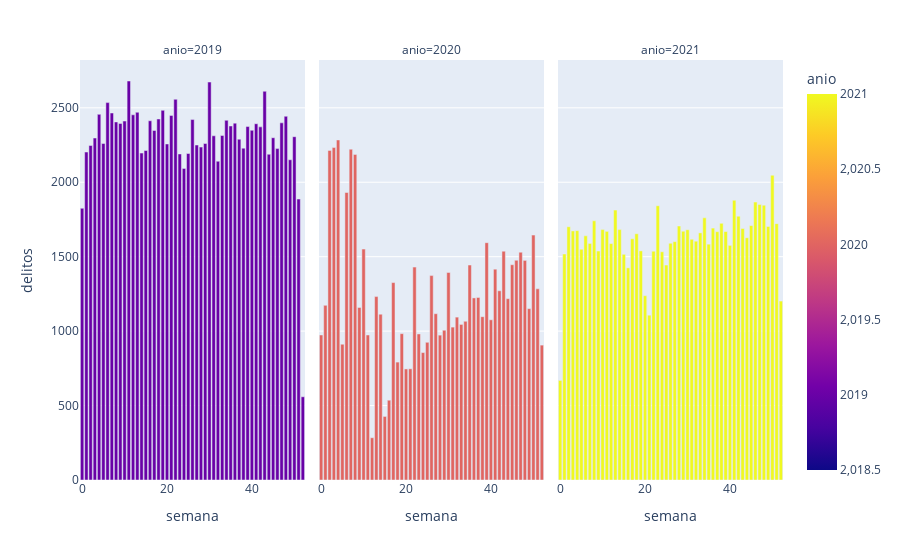

Write notebook code for a chart like this one.
### Code cell
px.bar(data_frame=df.loc[df.anio.isin([2019,2020,2021])].groupby(["anio","semana"], 
                                   as_index=False)["delitos"].count().sort_values("delitos", 
                                                                                      ascending=False),
       x='semana',
       y='delitos', 
       color= "anio",
       color_discrete_sequence=["red", "green", "blue", "goldenrod", "magenta"],
       facet_col='anio')

### Figure 1 — Plotly figure (JSON) as saved in the notebook; plotly's stock layout.template omitted (floating-point values rounded to 4 significant figures)
{"data": [{"alignmentgroup": "True", "hovertemplate": "anio=%{marker.color}<br>semana=%{x}<br>delitos=%{y}<extra></extra>", "legendgroup": "", "marker": {"color": [2019, 2019, 2019, 2019, 2019, 2019, 2019, 2019, 2019, 2019, 2019, 2019, 2019, 2019, 2019, 2019, 2019, 2019, 2019, 2019, 2019, 2019, 2019, 2019, 2019, 2019, 2019, 2019, 2019, 2019, 2019, 2019, 2019, 2019, 2019, 2019, 2019, 2019, 2019, 2019, 2019, 2019, 2019, 2019, 2019, 2019, 2019, 2019, 2019, 2019, 2019, 2019, 2019], "coloraxis": "coloraxis", "pattern": {"shape": ""}}, "name": "", "offsetgroup": "", "orientation": "v", "showlegend": false, "textposition": "auto", "type": "bar", "x": [11, 30, 43, 22, 6, 19, 13, 7, 4, 12, 21, 48, 18, 26, 34, 16, 10, 8, 47, 36, 9, 41, 35, 39, 42, 40, 17, 33, 31, 50, 45, 3, 37, 29, 5, 20, 27, 2, 28, 38, 46, 15, 1, 14, 25, 23, 44, 49, 32, 24, 51, 0, 52], "xaxis": "x", "y": [2680, 2673, 2611, 2557, 2535, 2483, 2470, 2465, 2456, 2453, 2449, 2443, 2425, 2421, 2416, 2413, 2411, 2405, 2399, 2397, 2395, 2393, 2378, 2374, 2372, 2349, 2348, 2314, 2312, 2306, 2299, 2297, 2289, 2260, 2260, 2257, 2250, 2247, 2236, 2229, 2226, 2213, 2203, 2196, 2193, 2190, 2188, 2151, 2141, 2093, 1887, 1825, 559], "yaxis": "y"}, {"alignmentgroup": "True", "hovertemplate": "anio=%{marker.color}<br>semana=%{x}<br>delitos=%{y}<extra></extra>", "legendgroup": "", "marker": {"color": [2020, 2020, 2020, 2020, 2020, 2020, 2020, 2020, 2020, 2020, 2020, 2020, 2020, 2020, 2020, 2020, 2020, 2020, 2020, 2020, 2020, 2020, 2020, 2020, 2020, 2020, 2020, 2020, 2020, 2020, 2020, 2020, 2020, 2020, 2020, 2020, 2020, 2020, 2020, 2020, 2020, 2020, 2020, 2020, 2020, 2020, 2020, 2020, 2020, 2020, 2020, 2020, 2020], "coloraxis": "coloraxis", "pattern": {"shape": ""}}, "name": "", "offsetgroup": "", "orientation": "v", "showlegend": false, "textposition": "auto", "type": "bar", "x": [4, 3, 7, 2, 8, 6, 50, 39, 10, 43, 47, 46, 48, 45, 35, 22, 41, 30, 26, 17, 51, 42, 13, 37, 36, 44, 1, 9, 49, 27, 14, 38, 32, 40, 34, 33, 31, 29, 19, 23, 0, 11, 28, 25, 5, 52, 24, 18, 21, 20, 16, 15, 12], "xaxis": "x2", "y": [2284, 2233, 2222, 2214, 2187, 1931, 1645, 1594, 1551, 1537, 1530, 1476, 1475, 1446, 1444, 1430, 1416, 1394, 1373, 1326, 1284, 1271, 1232, 1226, 1223, 1218, 1173, 1159, 1151, 1117, 1114, 1097, 1094, 1076, 1066, 1045, 1027, 1006, 983, 981, 974, 974, 973, 925, 912, 906, 856, 792, 747, 746, 536, 427, 284], "yaxis": "y2"}, {"alignmentgroup": "True", "hovertemplate": "anio=%{marker.color}<br>semana=%{x}<br>delitos=%{y}<extra></extra>", "legendgroup": "", "marker": {"color": [2021, 2021, 2021, 2021, 2021, 2021, 2021, 2021, 2021, 2021, 2021, 2021, 2021, 2021, 2021, 2021, 2021, 2021, 2021, 2021, 2021, 2021, 2021, 2021, 2021, 2021, 2021, 2021, 2021, 2021, 2021, 2021, 2021, 2021, 2021, 2021, 2021, 2021, 2021, 2021, 2021, 2021, 2021, 2021, 2021, 2021, 2021, 2021, 2021, 2021, 2021, 2021, 2021], "coloraxis": "coloraxis", "pattern": {"shape": ""}}, "name": "", "offsetgroup": "", "orientation": "v", "showlegend": false, "textposition": "auto", "type": "bar", "x": [50, 41, 46, 47, 48, 23, 13, 42, 34, 8, 38, 51, 45, 28, 49, 2, 36, 43, 10, 14, 30, 4, 3, 29, 11, 39, 37, 33, 18, 6, 44, 17, 31, 32, 27, 26, 7, 12, 35, 40, 5, 19, 9, 22, 24, 1, 15, 25, 16, 20, 52, 21, 0], "xaxis": "x3", "y": [2047, 1879, 1867, 1850, 1846, 1842, 1813, 1772, 1761, 1741, 1724, 1722, 1709, 1706, 1703, 1701, 1692, 1689, 1682, 1682, 1681, 1675, 1673, 1671, 1670, 1669, 1668, 1660, 1654, 1640, 1627, 1620, 1617, 1604, 1601, 1590, 1589, 1588, 1584, 1576, 1550, 1539, 1538, 1537, 1533, 1518, 1516, 1444, 1425, 1238, 1202, 1107, 669], "yaxis": "y3"}], "layout": {"annotations": [{"font": {}, "showarrow": false, "text": "anio=2019", "x": 0.16, "xanchor": "center", "xref": "paper", "y": 1, "yanchor": "bottom", "yref": "paper"}, {"font": {}, "showarrow": false, "text": "anio=2020", "x": 0.5, "xanchor": "center", "xref": "paper", "y": 1, "yanchor": "bottom", "yref": "paper"}, {"font": {}, "showarrow": false, "text": "anio=2021", "x": 0.84, "xanchor": "center", "xref": "paper", "y": 1, "yanchor": "bottom", "yref": "paper"}], "barmode": "relative", "coloraxis": {"colorbar": {"title": {"text": "anio"}}, "colorscale": [[0, "#0d0887"], [0.1111, "#46039f"], [0.2222, "#7201a8"], [0.3333, "#9c179e"], [0.4444, "#bd3786"], [0.5556, "#d8576b"], [0.6667, "#ed7953"], [0.7778, "#fb9f3a"], [0.8889, "#fdca26"], [1, "#f0f921"]]}, "legend": {"tracegroupgap": 0}, "margin": {"t": 60}, "xaxis": {"anchor": "y", "domain": [0, 0.32], "title": {"text": "semana"}}, "xaxis2": {"anchor": "y2", "domain": [0.34, 0.66], "matches": "x", "title": {"text": "semana"}}, "xaxis3": {"anchor": "y3", "domain": [0.68, 1.0], "matches": "x", "title": {"text": "semana"}}, "yaxis": {"anchor": "x", "domain": [0, 1], "title": {"text": "delitos"}}, "yaxis2": {"anchor": "x2", "domain": [0, 1], "matches": "y", "showticklabels": false}, "yaxis3": {"anchor": "x3", "domain": [0, 1], "matches": "y", "showticklabels": false}}}
